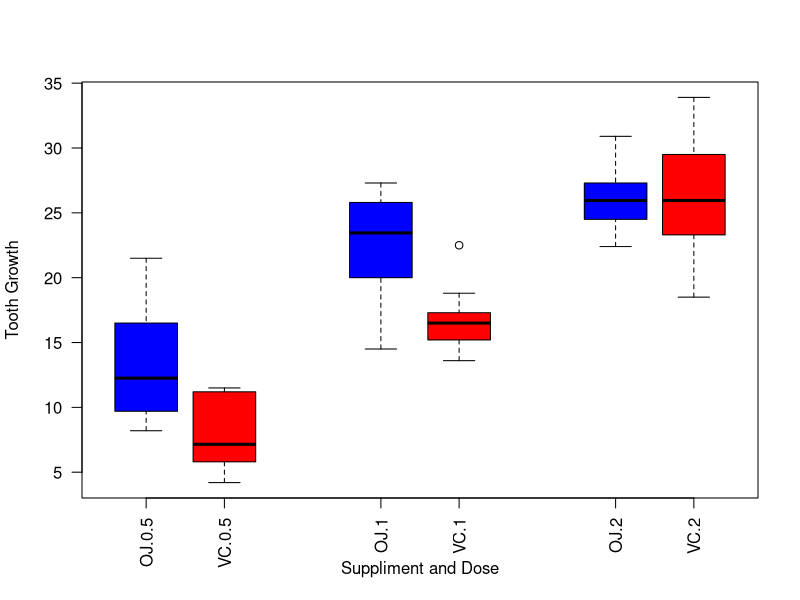

Here is the R script that generated this plot: (Note: this script raises an error after producing the figure.)
## ---- chunk 1
res = boxplot(len~supp*dose, data=ToothGrowth, col=(c("blue","red")), 
        xlab="Suppliment and Dose", ylab = "Tooth Growth", las = 2, at = c(1,2,4,5,7,8))
## ---- chunk 2
tgsummary = res$stats[c(2,3,4),]
colnames(tgsummary) = c("OJ.0.5", "VC.0.5", "OJ.1", 
                    "VC.1", "OJ.2", "VC.2")
rownames(tgsummary) = c("1st Quartile", "Median", "3rd Quartile")
tgsummary
## ---- chunk 3
growthdoseVC = subset(ToothGrowth, supp == 'VC' & (dose == 0.5 | dose == 2))
t.test(len~dose, paired = FALSE, var.equal = FALSE, data = growthdoseVC)
## ---- chunk 4
growthsuppd2 = subset(ToothGrowth, dose == 2)
t.test(len~supp, paired = FALSE, var.equal = FALSE, data = growthsuppd2)
